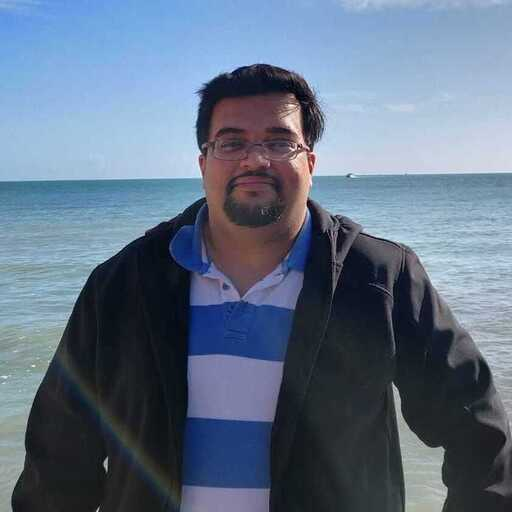
#> input picture Apprenticeship/Computer Vision/abhi.png, 512 x 512 px
$ jupyter execute --allow-errors Intro_to_Computer_Vision.ipynb   (shell and % lines are left out)
#> lines starting #> are read from the running program, lines starting #| are printed output that depends on the picture; after the words box and inside, x2 and y2 are one past the last pixel; in counts of white or black regions, pixels touching at a corner belong together
# Intro to Computer Vision

Objectives:

  * Gain a firm sense of how machines "see" images
  * Explore the intuition underlying object detection algorithms
  * Learn how to use open-source tools to evaluate how an open-source model performs w.r.t the task of detecting licence plates in images
  * Consider the ethics of applying computer vision tools and techniques to a given task

# An overview of how a computer looks at an image, and how to use that for further processing

[cell 1]
# Imports!
import matplotlib.pyplot as plt

import skimage.io as io

import numpy as np
import pandas as pd

## First, and example of how a computer breaks an image down

#> (a cell that did not finish here is left out)

#> (a cell that did not finish here is left out)

## How the computer looks at it

#> (a cell that did not finish here is left out)

#> (a cell that did not finish here is left out)

### Some basic information about the image

#> (a cell that did not finish here is left out)

#> (a cell that did not finish here is left out)

### A (very) simple filter

Using linear algebra, we can transform the matrix

#> (a cell that did not finish here is left out)

#> (a cell that did not finish here is left out)

[cell 10]
plt.figure(figsize=(10,10))
#> (the rest of this cell did not finish here and is left out)

# Using OpenCV for Noise Reduction and Edge Detection

Since edge detection is susceptible to noise in the image, first step is to remove the noise in the image with a Gaussian filter.

The smoothened image is then filtered in both horizontal and vertical direction to get first derivative in horizontal direction (Gx) and vertical direction (Gy). From these two images, we can find edge gradient and direction for each pixel.

Gradient direction is always perpendicular to edges. It is rounded to one of four angles representing vertical, horizontal and two diagonal directions.

After getting gradient magnitude and direction, a full scan of image is done to remove any unwanted pixels which may not constitute the edge. For this, at every pixel, the pixel is evaluated to see if it is a local maximum in its neighborhood in the direction of gradient. Check the image below:

Point A is on the edge (in the vertical direction). Gradient direction is normal to the edge. Point B and C are in gradient directions. So point A is checked with point B and C to see if it forms a local maximum. If so, it is considered for next stage, otherwise, it is suppressed (put to zero).

In short, the result you get is a binary image with "thin edges".

A processing stage known as *Hysteresis Thresholding* decides which are all edges are really edges and which are not. For this, we need two threshold values, `minVal` and `maxVal`. Any edges with intensity gradient more than maxVal are sure to be edges and those below minVal are sure to be non-edges, so discarded. Those who lie between these two thresholds are classified edges or non-edges based on their connectivity. If they are connected to "sure-edge" pixels, they are considered to be part of edges. Otherwise, they are also discarded. See the image below:

The edge A is above the maxVal, so considered as "sure-edge". Although edge C is below maxVal, it is connected to edge A, so that also considered as valid edge and we get that full curve. But edge B, although it is above minVal and is in same region as that of edge C, it is not connected to any "sure-edge", so that is discarded. So it is very important that we have to select minVal and maxVal accordingly to get the correct result.

This stage also removes small pixels noises on the assumption that edges are long lines.

So what we finally get is strong edges in the image.

[cell 11]
import numpy as np
import cv2 as cv
from matplotlib import pyplot as plt

img = cv.imread('abhi.png')
#> img is the input picture: shape (512, 512, 3); mean B, G, R 133.7, 112.8, 96.8
img_rgb = cv.cvtColor(img, cv.COLOR_BGR2RGB)
img_gray = cv.cvtColor(img, cv.COLOR_BGR2GRAY)
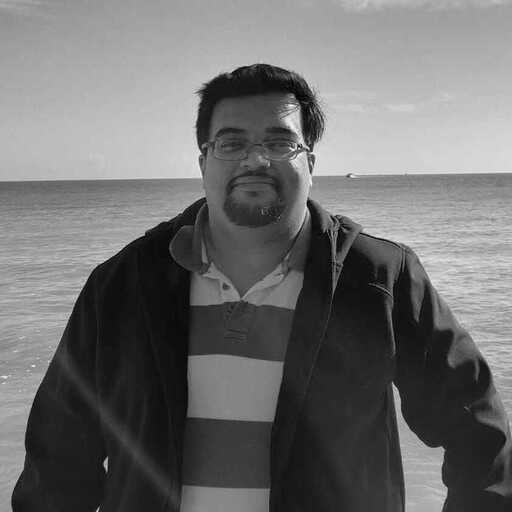
#> img_gray: shape (512, 512); min 1, max 249, mean 110.4

img_blurred = cv.GaussianBlur(img_gray, (5, 5), 0)
edges = cv.Canny(img, 100, 200)
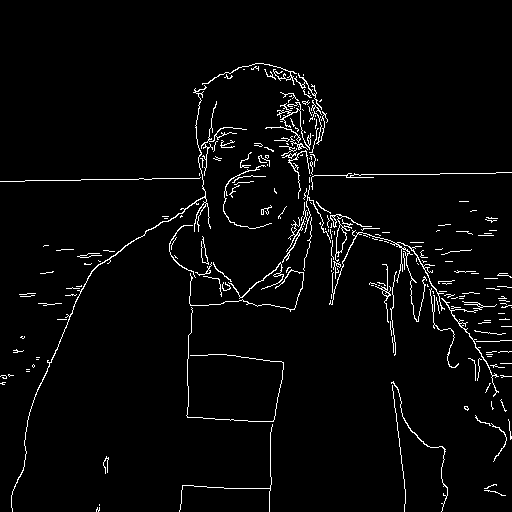
#> edges: shape (512, 512); 3.1% white in thin lines or dots, all inside (x1, y1, x2, y2) = (0, 63, 512, 512)

plt.subplot(121), plt.imshow(img_rgb)
plt.title('Original Image'), plt.xticks([]), plt.yticks([])
plt.subplot(122),plt.imshow(edges)
plt.title('Edge Image'), plt.xticks([]), plt.yticks([])
plt.show()
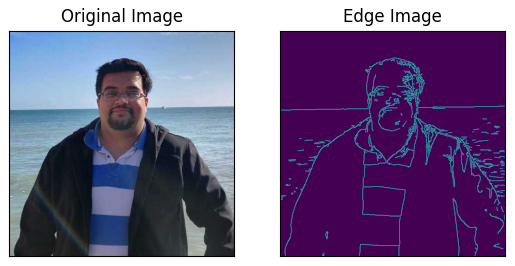
#> figure drawn by matplotlib, 2 panels

[cell 12]
edges[150]
#> Out = 512 values, max 255 at index 199, min 0 at index 0, mean 6.47

# Using OpenCV for Face Detection

Here we will take a look at OpenCV's face detection capabilties. Initially, such an algorithm needs a lot of positive images (images of faces) and negative images (images without faces) to train the classifier. Then we need to extract features from it. For this, Haar features (shown in the image below) are used. They are just like a convolutional kernel. Each feature is a single value obtained by subtracting sum of pixels under the white rectangle from sum of pixels under the black rectangle.

Now, all possible sizes and locations of each kernel are used to calculate lots of features. For example, a 24x24 window results in over 160,000 features! For each feature calculation, we need to find the sum of the pixels under white and black rectangles. To solve this, they introduced the integral image. However large your image, it reduces the calculations for a given pixel to an operation involving just four pixels.

But among all these features we calculated, most of them are irrelevant. For example, consider the image below. The top row shows two good features. The first feature selected seems to focus on the property that the region of the eyes is often darker than the region of the nose and cheeks. The second feature selected relies on the property that the eyes are darker than the bridge of the nose. But the same windows applied to cheeks or any other place is irrelevant. So how do we select the best features out of 160,000+ features? It is achieved by Adaboost. According to the scikit-learn docs, Adaboost is a meta-estimator that begins by fitting a classifier on the original dataset and then fits additional copies of the classifier on the same dataset, where the weights of incorrectly classified instances are adjusted such that subsequent classifiers focus more on difficult cases.

For this, we apply each and every feature on all the training images. For each feature, it finds the best threshold which will classify the faces to positive and negative. Obviously, there will be errors or misclassifications. We select the features with minimum error rate, which means they are the features that most accurately classify the face and non-face images. (The process is not as simple as this. Each image is given an equal weight in the beginning. After each classification, weights of misclassified images are increased. Then the same process is done. New error rates are calculated. Also new weights. The process is continued until the required accuracy or error rate is achieved or the required number of features are found).

The final classifier is a weighted sum of these weak classifiers. It is called weak because it alone can't classify the image, but together with others forms a strong classifier. The final setup had around 6000 features.

So now you take an image. Take each 24x24 window. Apply 6000 features to it...seems like a lot.

In an image, most of the image is non-face region. So it is a better idea to have a simple method to check if a window is not a face region. If it is not, discard it in a single shot, and don't process it again. Instead, focus on regions where there can be a face. This way, we spend more time checking possible face regions.

For this, researchers introduced the concept of *Cascade of Classifiers*. Instead of applying all 6000 features on a window, the features are grouped into different stages of classifiers and applied one-by-one. (Normally the first few stages will contain very many fewer features). If a window fails the first stage, discard it. We don't consider the remaining features on it. If it passes, apply the second stage of features and continue the process. The window which passes all stages is a face region. How is that plan!

The original researchers' detector had 6000+ features with 38 stages with 1, 10, 25, 25 and 50 features in the first five stages. (The two features in the above image are actually obtained as the best two features from Adaboost). According to the researchers, on average of 10 features out of 6000+ are evaluated per sub-window.

[cell 13]
import cv2
from matplotlib import pyplot as plt

# OpenCV opens images as BRG
# but we want it as RGB We'll
# also need a grayscale version

img_gray = cv.cvtColor(img, cv.COLOR_BGR2GRAY)
img_rgb = cv.cvtColor(img, cv.COLOR_BGR2RGB)

classifier = cv.CascadeClassifier('haarcascade_frontalface_alt.xml')

detected_objects = classifier.detectMultiScale(img_gray,
                                    minSize =(30, 30))
#> detected_objects = [[197, 96, 116, 116]]

amount_found = len(detected_objects)
#> amount_found = 1

if amount_found != 0:

    for (x, y, width, height) in detected_objects:

        cv2.rectangle(img_rgb, (x, y),
                     (x + height, y + width),
                     (0, 255, 0), 5)
#> this loop made 1 pass
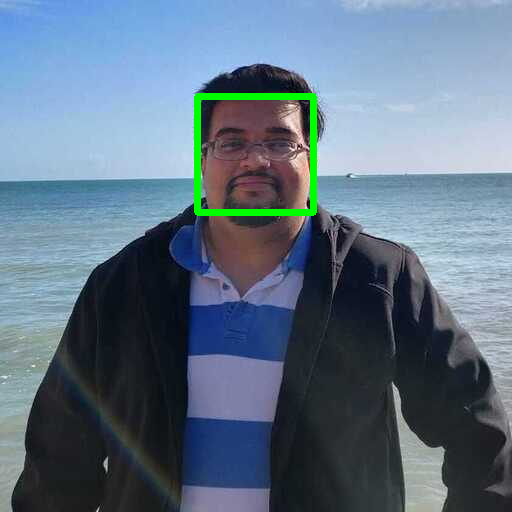
#> img_rgb: shape (512, 512, 3); mean R, G, B 95.7, 114.8, 132.5

# Creates the environment of
# the picture and shows it

plt.subplot(1, 1, 1), plt.xticks([]), plt.yticks([])
plt.imshow(img_rgb)
plt.show()

### This is ultimately what we're really after:

[cell 14]
detected_objects
#> Out = [[197, 96, 116, 116]]

$ run again, with Apprenticeship/NLP/NLP-Pre-Processing/images/IMG_0041.jpg saved as Apprenticeship/Computer Vision/abhi.png
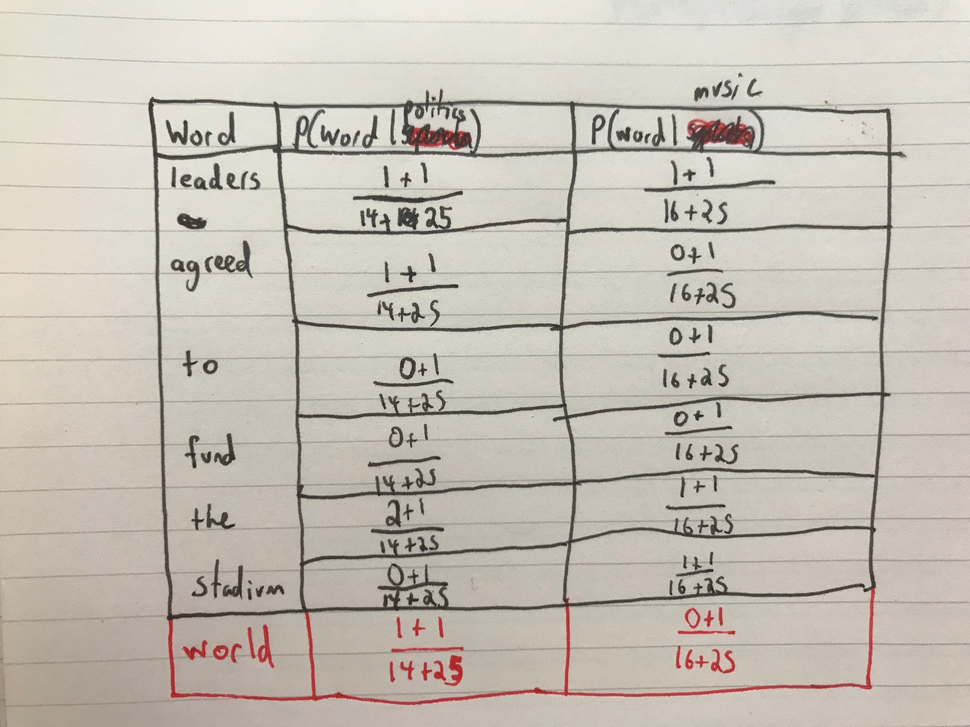
#> input picture Apprenticeship/NLP/NLP-Pre-Processing/images/IMG_0041.jpg, 970 x 727 px, shrunk from 2016 x 1512 before the run
#> img is the input picture: shape (727, 970, 3); mean B, G, R 180.3, 191.4, 197.5
#> `edges = cv.Canny(img, 100, 200)`:
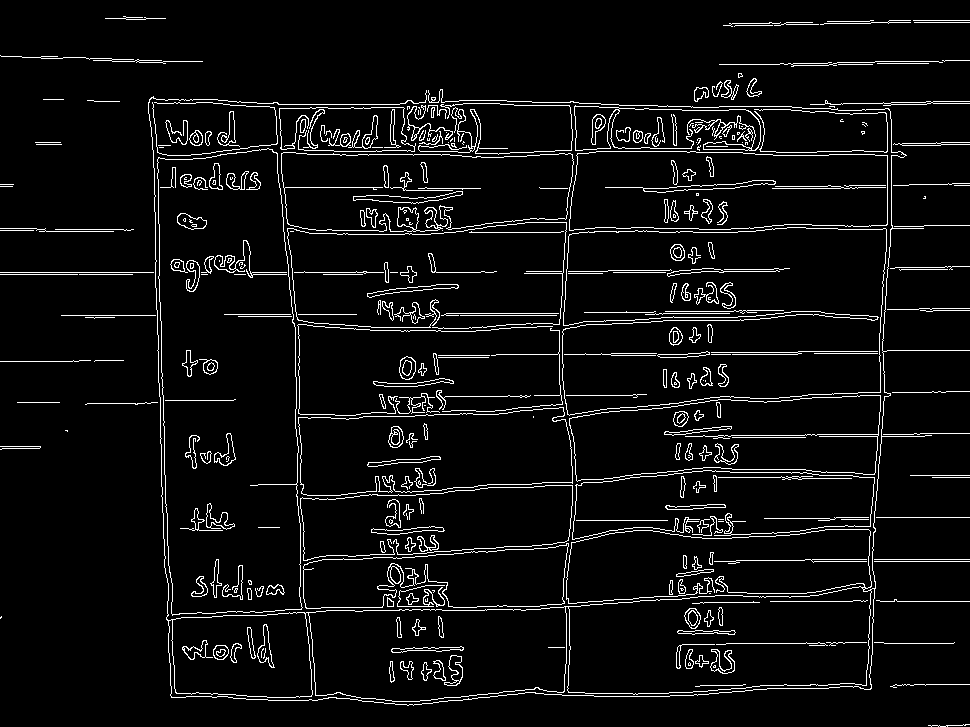
#> edges: shape (727, 970); 5.6% white in thin lines or dots
#> `plt.show()`:
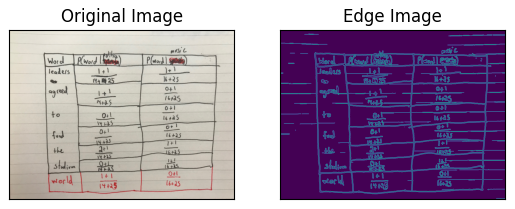
#> figure drawn by matplotlib, 2 panels
#> Out = 970 values, max 255 at index 153, min 0 at index 0, mean 36.02
#> detected_objects = ()
#> amount_found = 0
